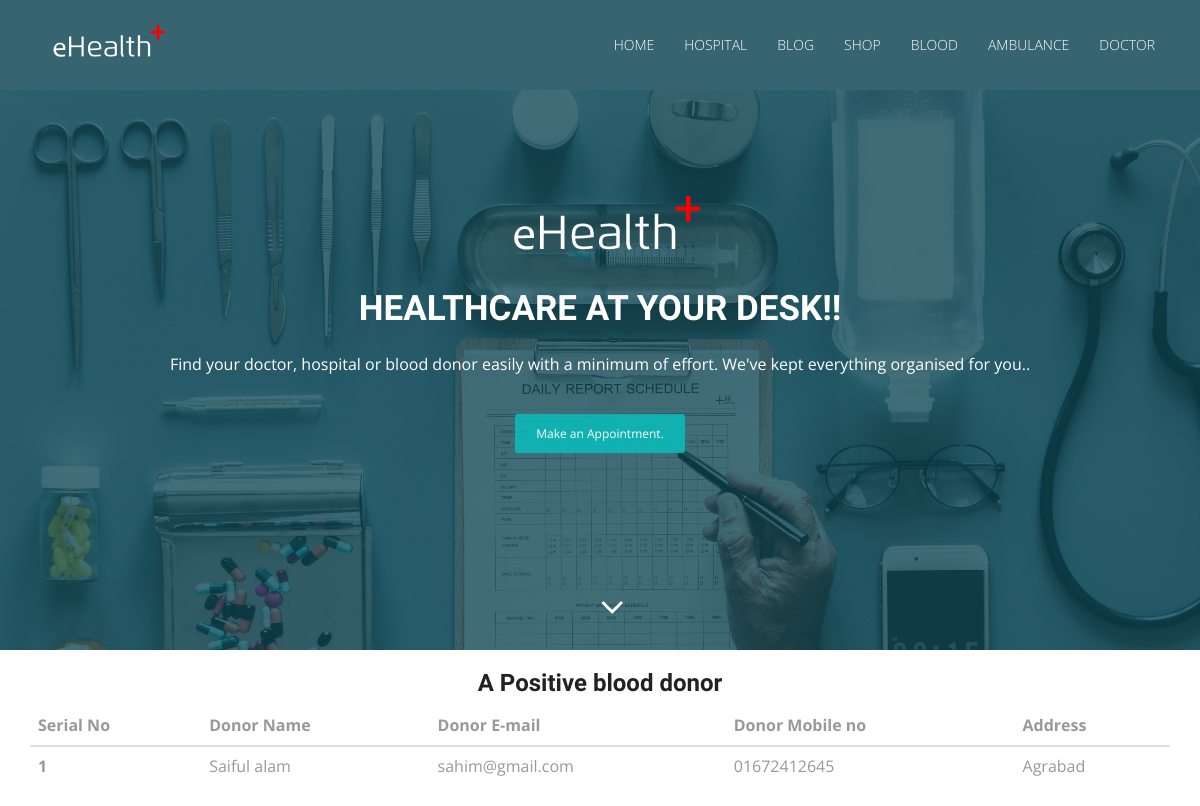
The app's page /index.php/welcome/a_positive, older data.
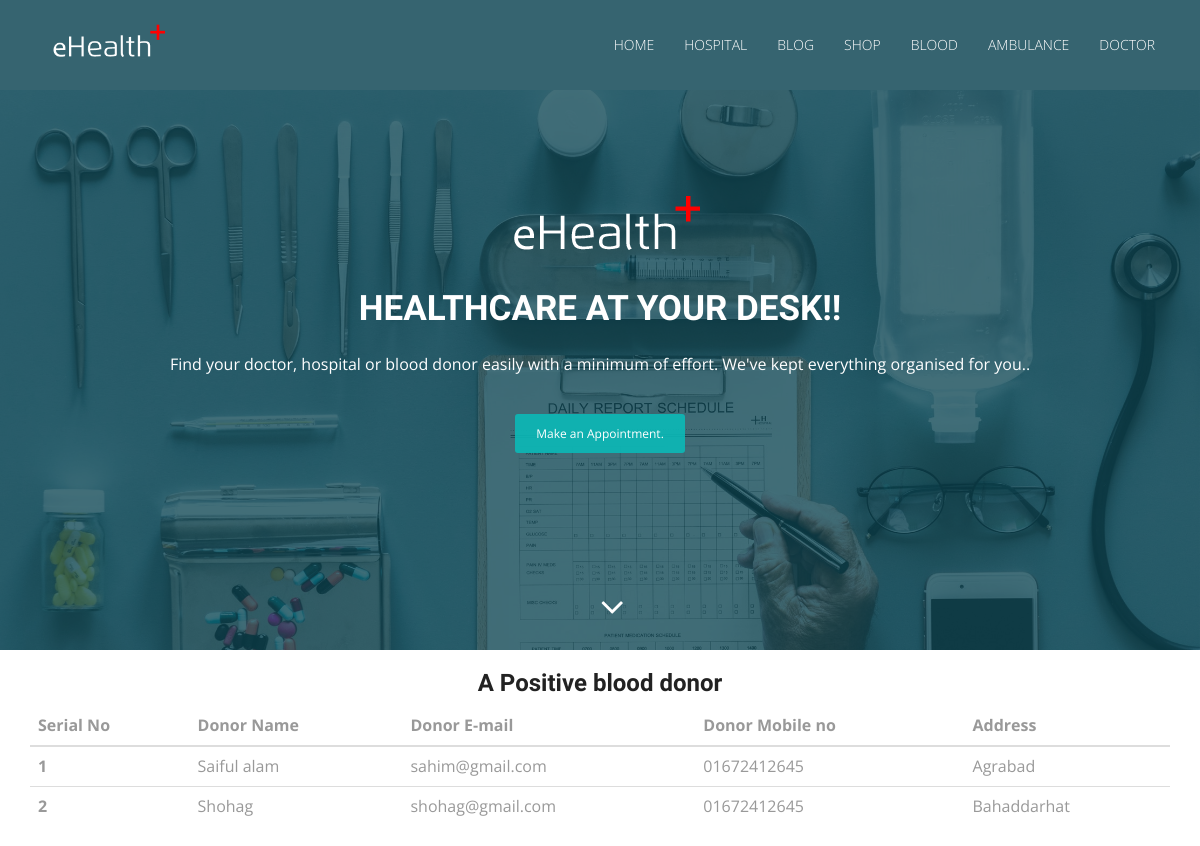
The same page, newer data.
### tables this page shows
CREATE TABLE `tbl_donor` (
  `donor_id` int(11) NOT NULL,
  `donor_name` varchar(255) NOT NULL,
  `donor_blood_group` varchar(11) NOT NULL,
  `donor_email` varchar(255) NOT NULL,
  `donor_mobile_no` varchar(16) NOT NULL,
  `donor_address` varchar(255) NOT NULL,
  `donor_status` tinyint(3) NOT NULL
);

### application/controllers/Welcome.php (called while the page is built, shortened)
<?php
class Welcome extends CI_Controller
{
    public function __construct()
    {
        $this->load->model('welcome_model');
    }
    public function a_positive()
    {
        $data = array();
        $data['all_a_positive_donor'] = $this->welcome_model->all_active_a_positive_donors('A+');
        $this->load->view('pages/a_positive', $data);
    }
}

### index.php (called while the page is built, shortened)
<?php
require_once BASEPATH.'core/CodeIgniter.php';

### application/models/Welcome_model.php (called while the page is built, shortened)
<?php
class Welcome_model extends CI_Model
{
    public function all_active_a_positive_donors($donor_blood_group)
    {
        $result = $this->db->select('*')
            ->from('tbl_donor')
            ->where(array('donor_status' => 1, 'donor_blood_group' => $donor_blood_group))
            ->get()->result();
        return $result;
    }
}

### application/views/pages/a_positive.php (the view, shortened to what this page needs)
<!DOCTYPE html>
<html lang="en">
<head>
    <link rel="stylesheet" type="text/css" href="<?php echo base_url()?>asset/css/font-awesome.min.css">
    <link rel="stylesheet" type="text/css" href="<?php echo base_url()?>asset/css/bootstrap.min.css">
    <link rel="stylesheet" type="text/css" href="<?php echo base_url()?>asset/css/style.css">
</head>
<body id="myPage" data-spy="scroll" data-target=".navbar" data-offset="60">
<section id="banner" class="banner">
    <div class="bg-color">
        <nav class="navbar navbar-default navbar-fixed-top">
            <div class="container">
                <div class="col-md-12">
                    <div class="navbar-header">
                        <a class="navbar-brand" href="<?php echo base_url()?>"><img src="<?php echo base_url()?>asset/img/logo.png" class="img-responsive" style="width: 140px; margin-top: -16px;"></a>
                    </div>
                    <div class="collapse navbar-collapse navbar-right" id="myNavbar">
                        <ul class="nav navbar-nav">
                            <li class=""><a href="<?php echo base_url() ?>">Home</a></li>
                            <li class=""><a href="<?php echo base_url('welcome/hospital_master') ?>">Hospital</a></li>
                            <li class=""><a href="<?php echo base_url('welcome/manage_blog') ?>">Blog</a></li>
                            <li class=""><a href="http://localhost/E-commerce/" target="_blank">Shop</a></li>
                            <li class=""><a href="<?php echo base_url('welcome/add_donor_master') ?>">Blood</a></li>
                            <li class=""><a href="<?php echo base_url('welcome/add_ambulance_master') ?>">Ambulance</a>
                            </li>
                            <li class=""><a href="<?php echo base_url('welcome/add_doctor_master') ?>">Doctor</a></li>
                        </ul>
                    </div>
                </div>
            </div>
        </nav>
        <div class="container">
            <div class="row">
                <div class="banner-info">
                    <div class="banner-logo text-center">
                        <img src="<?php echo base_url()?>asset/img/logo.png" class="img-responsive">
                    </div>
                    <div class="banner-text text-center">
                        <h1 class="white">Healthcare at your desk!!</h1>
                        <p>Find your doctor, hospital or blood donor easily with a minimum of effort. We've kept everything organised for you..</p>
                        <a href="<?php echo base_url('welcome/add_doctor_master')?>" class="btn btn-appoint">Make an Appointment.</a>
                    </div>
                    <div class="overlay-detail text-center">
                        <a href="#cta-3"><i class="fa fa-angle-down"></i></a>
                    </div>
                </div>
            </div>
        </div>
    </div>
</section>
<div class="container">
    <h3 class="text-center">A Positive blood donor</h3>
    <table class="table table-dark">
        <thead>
        <tr>
           <th scope="col">Serial No</th>
            <th scope="col">Donor Name</th>
            <th scope="col">Donor E-mail</th>
            <th scope="col">Donor Mobile no</th>
            <th scope="col">Address</th>
        </tr>
        </thead>
        <tbody>
        <?php
        $i = 1;
        foreach($all_a_positive_donor as $v_donor){
        ?>
        <tr>
            <th scope="row"><?php echo $i++?></th>
            <td><?php echo $v_donor->donor_name?></td>
            <td><?php echo $v_donor->donor_email?></td>
            <td><?php echo $v_donor->donor_mobile_no?></td>
            <td><?php echo $v_donor->donor_address?></td>
        </tr>
<?php } ?>
        </tbody>
    </table>
</div>
</body>
</html>

Row changes from the older to the newer data that the page shows:
added tbl_donor: donor_name "Shohag", donor_email "shohag@gmail.com", donor_mobile_no "01672412645", donor_address "Bahaddarhat"
